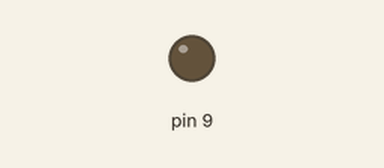
A sketch run on a simulated Arduino Uno, built with avr-gcc and run on an emulated ATmega328P. Shown: output pins drawn as LEDs (lit = HIGH).

Above: at 0.12 s.
At 16.07 s:
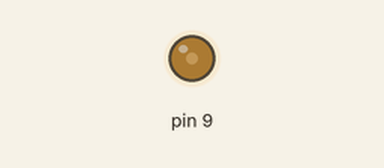
At 24.7 s:
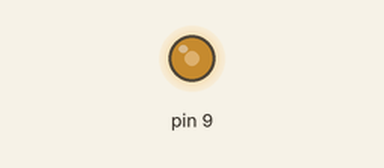
At 32.0 s:
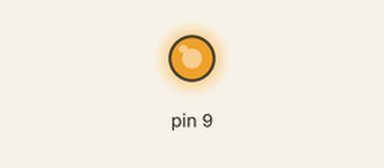
Timing chart, 0 to 40.0 s (numbered marks = the images above):
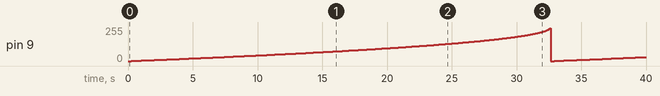

The sketch:

PWM_test.ino
```cpp
// PWM stands fo Pulse Width Modulation.
void setup() {
pinMode (9, OUTPUT);
}

void loop() {
	int i = 0;

	while (i <= 255)
	{
		analogWrite(9, i);
		delay(255 - i);
		i++;
	}
}
```

Measured:
- by itself, pin 9: 0/255 → 1/255 at 0.26 s, → 2/255 0.25 s later, → 3/255 0.25 s later, → 4/255 0.25 s later, … (278 changes in this stretch)
